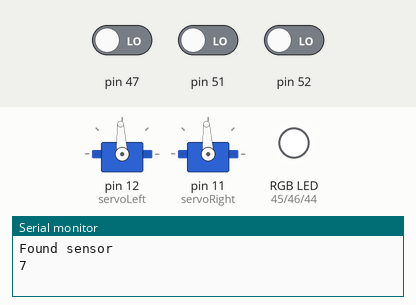
This sketch was run on a simulated Arduino Mega 2560, built with avr-gcc and run on an emulated ATmega2560. On the bench: 2 × servo, an RGB LED mixed from three pins (HIGH = lit), the last lines printed to the serial monitor. The test bench sets the inputs (shaded band); at power-on: pin 47 LOW, pin 51 LOW, pin 52 LOW.

Above: at 1.4 s.
1.5 s: pin 47 driven HIGH
At 7.3 s:
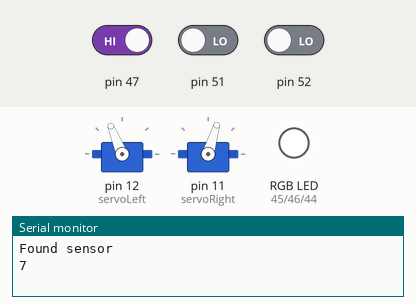
7.6 s: pin 47 driven LOW
At 9.3 s:
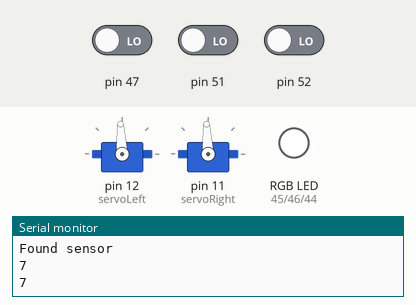
11.1 s: pin 51 driven HIGH
13.6 s: pin 51 driven LOW
At 19.2 s:
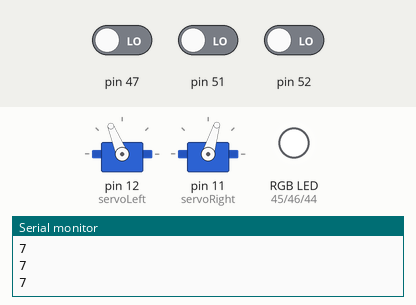
20.9 s: pin 52 driven HIGH
23.0 s: pin 52 driven LOW
Timing chart, 0 to 29.9 s (numbered marks = the images above; inputs shaded):
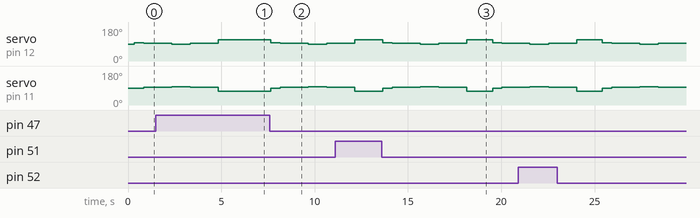

Measured:
- after the input at 1.5 s, servo on pin 12 (servoLeft): goes on until 4.8 s, then stays 112°; servo on pin 11 (servoRight): goes on until 4.8 s, then stays 73°
- after the input at 7.6 s, servo on pin 12 (servoLeft): 112° → 96° after 0.05 s, → 93° 0.50 s later, → 90° 1.5 s later, → 93° 1.0 s later; servo on pin 11 (servoRight): 73° → 90° after 0.05 s, → 93° 0.50 s later, → 96° 1.5 s later, → 93° 1.0 s later
- after the input at 13.6 s, servo on pin 12 (servoLeft): 112° → 96° after 0.05 s, → 93° 0.50 s later, → 90° 1.5 s later, → 93° 1.0 s later, … (7 changes in this stretch); servo on pin 11 (servoRight): 73° → 90° after 0.05 s, → 93° 0.50 s later, → 96° 1.5 s later, → 93° 1.0 s later, … (7 changes in this stretch)

The sketch:

TroubleShoot3.ino
```cpp
#include <SoftwareSerial.h>
#include "Adafruit_TCS34725.h"
#include <Servo.h>

//Setting up pins for QTI sensors
#define lineSensor1 47
#define lineSensor2 51
#define lineSensor3 52

//Setting up on Board RBG
#define redpin 45
#define greenpin 46
#define bluepin 44

//Threshold values for QTIs which need to be adjusted
int lowerThreshold = 250;
int higherThreshold = 350;

#define TxPin 14
SoftwareSerial mySerial = SoftwareSerial(255, TxPin);  // Define SoftwareSerial instance for LCD

Adafruit_TCS34725 tcs = Adafruit_TCS34725(TCS34725_INTEGRATIONTIME_50MS, TCS34725_GAIN_4X);
Servo servoLeft;
Servo servoRight;

//bool enteredTrack = false;  //Creating a Flag to indicate when to turn on the TCS Sensor

int myScore;
int finalScore = 0;
int teamScores[5];  //create array for team scores
int teams = 0;
char myLetter;

void setup() {

  delay(100);
  Serial.begin(9600);
  Serial2.begin(9600);
  mySerial.begin(9600);
  delay(50);
  //Serial.println("here");

  // clear LCD display
  delay(100);
  mySerial.write(12);  // clear
  delay(10);
  mySerial.write(22);  // no cursor no blink
  delay(10);
  mySerial.write(17);  // backlight
  delay(10);

  //attach servos
  servoLeft.attach(12);
  servoRight.attach(11);

  // Set pin modes for RGB LED
  pinMode(redpin, OUTPUT);
  pinMode(greenpin, OUTPUT);
  pinMode(bluepin, OUTPUT);

  // Start with the LED off (white)
  set_RGB(255, 255, 255);

  //check sensor state
  if (tcs.begin()) {
    Serial.println("Found sensor");
  } else {
    Serial.println("No TCS34725 found ... check your connections");
    while (1)
      ;  // halt!
  }
  // initially setting all team's scores to 0
  for (int i = 0; i < 5; i++) {
    teamScores[i] = 0;
  }
}

void loop() {
  navigateToHashMark();
  delay(200);

  if (teams < 5) {
    if (Serial2.available()) {
      set_RGB(0, 255, 255);
      char incoming = Serial2.read();
      Serial.println(incoming);
      set_RGB(255, 255, 255);

      int team = getTeamID(incoming);
      int score = getTeamScore(incoming);
      teamScores[team - 1] = score;
      teams += 1;
    }
  }
  for (int i = 0; i < 5; i++) {
    finalScore += teamScores[i];
  }

  // callimg display method
  printInfoOnLCD();
}

void navigateToHashMark() {
  int qti1 = rcTime(lineSensor1);
  int qti2 = rcTime(lineSensor2);
  int qti3 = rcTime(lineSensor3);
  delay(50);

  int value1 = getValue(qti1);
  int value2 = getValue(qti2);
  int value3 = getValue(qti3);

  int finalValue = calculateFinalValue(value1, value2, value3);
  Serial.println(finalValue);

  performAction(finalValue);
}


void set_RGB(int r, int g, int b) {
  analogWrite(redpin, r);
  analogWrite(greenpin, g);
  analogWrite(bluepin, b);
}


long rcTime(int pin) {
  pinMode(pin, OUTPUT);
  digitalWrite(pin, HIGH);
  delay(1);
  pinMode(pin, INPUT);
  digitalWrite(pin, LOW);
  long time = micros();
  while (digitalRead(pin))
    ;
  time = micros() - time;
  return time;
}

int getValue(int QTIsensorValue) {
  if (QTIsensorValue < lowerThreshold) {
    return 1;
  } else if (QTIsensorValue > higherThreshold) {
    return 0;
  }
}

int calculateFinalValue(int value1, int value2, int value3) {
  return (4 * value1) + (2 * value2) + value3;
}

void performAction(int finalValue) {
  switch (finalValue) {
    case 7:
      searchForTrack();
      break;
    case 0:
      changeLEDColortoGreen();
      delay(1000);
      set_RGB(255, 255, 255);  //turn off LED
      turn90Degrees();
      moveForward();
      delay(1000);
      senseObjectColor();

      servoLeft.detach();
      servoRight.detach();

      break;
    case 6:
      turnRight();
      break;
    case 5:
      moveOnLine();
      break;
    case 4:
      turnRight();
      break;
    case 3:
      turnLeft();
      break;
    case 1:
      turnLeft();
      break;
  }
}

void searchForTrack() {
  // Initial movement to the right
  servoLeft.writeMicroseconds(1530);
  servoRight.writeMicroseconds(1470);
  delay(500);

  // Stop briefly
  stop();
  delay(500);

  // Movement to the left
  servoLeft.writeMicroseconds(1470);
  servoRight.writeMicroseconds(1530);
  delay(1000);

  // Stop briefly
  stop();
  delay(500);

  // Resume forward movement
  servoLeft.writeMicroseconds(1700);
  servoRight.writeMicroseconds(1300);
  delay(1000);
}

void stop() {
  servoLeft.writeMicroseconds(1500);
  servoRight.writeMicroseconds(1500);
  delay(1000);
}

void changeLEDColortoGreen() {
  // Change the color of the on-board RGB LED based on your event ring color
  //Our ring is green
  set_RGB(255, 0, 255);
}

void turn90Degrees() {
  // Turn the bot 90 degrees in place
  servoLeft.writeMicroseconds(1700);
  servoRight.writeMicroseconds(1700);
  delay(600);  // Adjust the delay based on the time needed to turn 90 degrees
  stop();      // Stop the bot after turning
}

void moveForward() {
  servoLeft.writeMicroseconds(1700);
  servoRight.writeMicroseconds(1300);
  delay(1000);
}

void senseObjectColor() {
  float red, green, blue;
  delay(60);
  tcs.getRGB(&red, &green, &blue);
  set_RGB(255, 0, 255);
  delay(200);
  set_RGB(255, 255, 255);  //Set RGBB off after sensing

  if (red >= 130) {
    myScore = 0;  // Red (Badminton)
    myLetter = "M";
    Serial.println("Badminton - Score: 0");  //Red
  } else if (green >= 90) {
    myScore = 1;  // Green (Tennis)
    myLetter = "N";
    Serial.println("Tennis - Score: 1");  // Green
  } else if (green >= 82 && red >= 116) {
    myScore = 2;  // Yellow (Volleyball)
    myLetter = "O";
    Serial.println("Volleyball - Score: 2");  //Yellow
  }
  teamScores[4] = myScore;
  teams += 1;

  set_RGB(0, 255, 0);
  Serial2.println(myLetter);
  delay(50);
  set_RGB(255, 255, 255);
}
void turnLeft() {
  servoLeft.writeMicroseconds(1470);
  servoRight.writeMicroseconds(1470);
  delay(25);
}
void turnRight() {
  servoLeft.writeMicroseconds(1530);
  servoRight.writeMicroseconds(1530);
  delay(25);
}

void moveOnLine() {
  servoLeft.writeMicroseconds(1700);
  servoRight.writeMicroseconds(1300);
  delay(25);
}

int getTeamID(char c) {
  int s = c - 62;
  return s / 3;
}

int getTeamScore(char c) {
  int s = c - 62;
  return s % 3;
}
void printInfoOnLCD(){
  //displayying information on LCD
  mySerial.write(12);  // clear
  delay(10);
  mySerial.write(22);  // no cursor no blink
  delay(10);
  mySerial.write(17);  // backlight
  delay(10);

  //display athlete information on LCD
  String athleteInfo = "My Score: "+ String(myScore);
  mySerial.print(athleteInfo);
  delay(10);

  //displaying other athletes information
  String compositeData = "";
  for (int i=0; i< 10; i++){
    if(i%2 == 0){
      compositeData += String(teamScores[i/2]);
    }
    else{
      compositeData +=" ";
    }
  }
  if (finalScore ==0){
    compositeData += "->00";
  }else if(finalScore == 1) {
    compositeData += "->01";
  }else if (finalScore == 2){
    compositeData += "->10";
  }
  mySerial.write(148);
  delay(10);
  mySerial.print(compositeData);
  delay(50);
}
```
